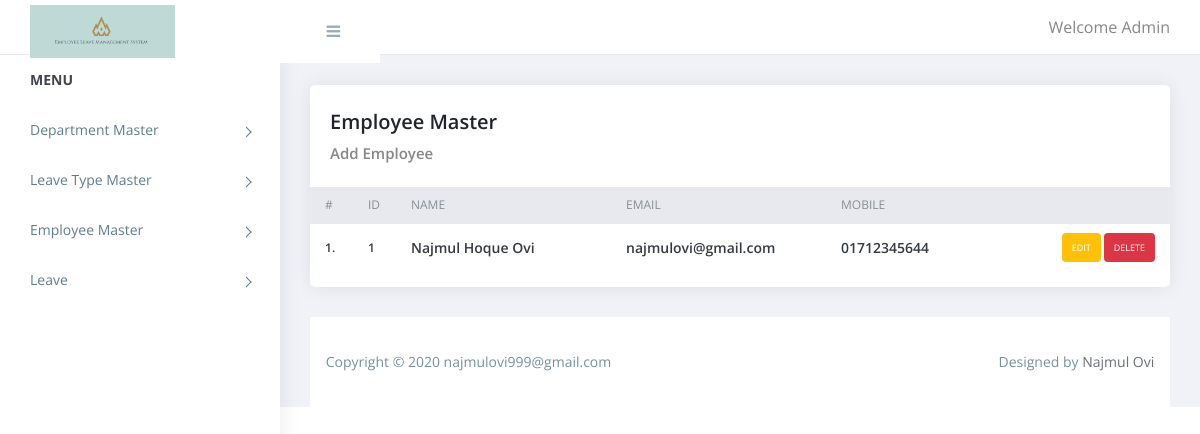
The app's page /employee.php (signed in) with its own data.
### tables this page shows
CREATE TABLE `employee` (
  `id` int(11) NOT NULL,
  `name` varchar(255) NOT NULL,
  `email` varchar(255) NOT NULL,
  `mobile` varchar(15) NOT NULL,
  `password` varchar(50) NOT NULL,
  `department_id` int(11) NOT NULL DEFAULT '0',
  `address` varchar(2000) NOT NULL,
  `birthday` date DEFAULT NULL,
  `role` int(11) NOT NULL DEFAULT '0'
);

### employee.php (the view, shortened to what this page needs)
<?php
    require('top.inc.php');
    $res=mysqli_query($con,"SELECT * FROM employee WHERE role=2 ORDER BY id DESC");
?>
            <div class="content pb-0">
                <div class="orders">
                    <div class="row">
                        <div class="col-xl-12">
                            <div class="card">
                                <div class="card-body">
                                    <h4 class="box-title">Employee Master</h4>
                                    <h4 class="box_title_link"><a href="add_employee.php">Add Employee</a></h4>
                                </div>
                                <div class="card-body--">
                                    <div class="table-stats order-table ov-h">
                                        <table class="table">
                                            <thead>
                                                <tr>
                                                    <th class="serial" width="5%">#</th>
                                                    <th width="5%">ID</th>
                                                    <th width="25%">Name</th>
                                                    <th width="25%">Email</th>
                                                    <th width="20%">Mobile</th>
                                                    <th width="20%"></th>
                                                </tr>
                                            </thead>
                                            <tbody>
                                                <?php
                                                    $i=0;
                                                    while($row=mysqli_fetch_assoc($res)){
                                                    $i++;
                                                ?>
                                                        <tr>
                                                            <td class="serial"><?php echo $i?>.</td>
                                                            <td><?php echo $row['id']?></td>
                                                            <td> <span class="name"><?php echo $row['name']?></span></td>
                                                            <td> <span class="name" style="text-transform: lowercase;"><?php echo $row['email']?></span></td>
                                                            <td> <span class="name"><?php echo $row['mobile']?></span></td>
                                                            <td>
                                                                <span class="badge badge-warning"><a href="add_employee.php?id=<?php echo $row['id']?>">Edit</a></span> <span class="badge badge-danger"><a href="employee.php?id=<?php echo $row['id']?>&type=delete">Delete</a></span>
                                                            </td>
                                                        </tr>
                                                <?php } ?>
                                            </tbody>
                                        </table>
                                    </div>
                                </div>
                            </div>
                        </div>
                    </div>
                </div>
            </div>
<?php require('footer.inc.php');?>

### assets/css/style.css (style rules this page uses)
body { display: table; font-family: open sans, sans-serif; font-size: 16px; width: 100% }
a, button { text-decoration: none; outline: none!important; color: #878787; -webkit-transition: all .25s ease; transition: all .25s ease }
h1, h2, h3, h4, h5, h6 { margin: 0 }
.pb-0 { padding-bottom: 0 }
.ov-h { overflow: hidden }
.order-table { position: relative }
.order-table:after, .order-table:before { content: ""; position: absolute; top: 0; height: 37px; width: 10px; background: #e8e9ef }
.order-table:after { right: -1px }
.order-table:before { left: -1px }
.order-table tr th { background: #e8e9ef }
.order-table tr td:last-child, .order-table tr th:last-child { text-align: right }
.order-table tr:last-child td { border: none }
.order-table .badge { color: #fff; padding: 10px; text-transform: uppercase; font-weight: 400 }
.content { float: left; padding: 1.875em; width: 100% }
.card { margin-bottom: 1.875em; border-radius: 5px; padding: 0; border: 0 solid transparent; -webkit-box-shadow: 0 0 20px rgba(0, 0, 0, .08); box-shadow: 0 0 20px rgba(0, 0, 0, .08) }
.card .box-title { font-weight: 600; font-size: 20px; padding: 5px 0; }
.card .card-body { float: left; padding: 1.25em; position: relative; width: 100% }
.card h4 { font-size: 1.1rem }
.table-stats table { font-family: open sans }
.table-stats table th, .table-stats table td { border: none; border-bottom: 1px solid #e8e9ef; color: #868e96; font-size: 12px; font-weight: 400; padding: .75em 1.25em; text-transform: uppercase }
.table-stats table th .name, .table-stats table td .name { color: #343a40; font-size: 14px; text-transform: capitalize }
.table-stats table td { color: #343a40; font-size: 12px; font-weight: 600; text-transform: capitalize; vertical-align: middle }
@media (max-width:1368px) { .card-body { padding: 15px } }
.badge a { color: #fff; }
.box_title_link { font-weight: 600; font-size: 15px !important; padding: 5px 0; }

### records on screen
employee: id "1", name "Najmul Hoque Ovi", email "najmulovi@gmail.com", mobile "01712345644"

### other values on screen
$_SESSION['USER_NAME'] "Admin"
